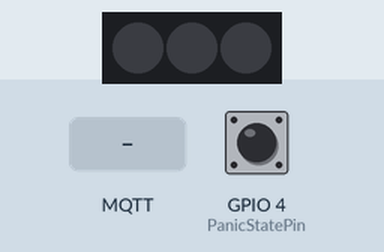
Bench run of a sketch on a simulated ESP8266 (NodeMCU). Parts: 3 RGB LEDs in strip order, left to right. The test bench sets the inputs (shaded band); at power-on: GPIO 4 (PanicStatePin) HIGH. WiFi joins after 1.5 s; servers stay silent unless stated; no MQTT or app messages arrive unless stated; what the sketch prints to the serial monitor is not drawn.

Above: at 2.7 s.
2.8 s: MQTT message "warnings" arrives on the first subscribed topic
At 2.86 s:
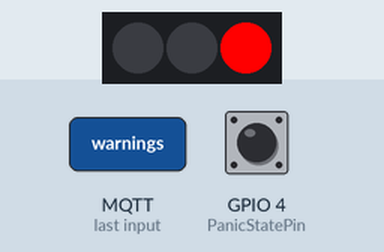
5.8 s: MQTT message "bookerror" arrives on the first subscribed topic
At 8.1 s:
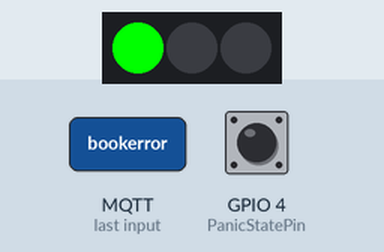
8.8 s: MQTT message "evolutionDW" arrives on the first subscribed topic
At 8.86 s:
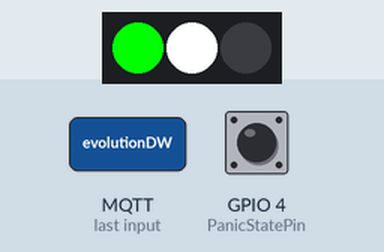
Timing chart, 0 to 17.8 s (numbered marks = the images above; inputs shaded):
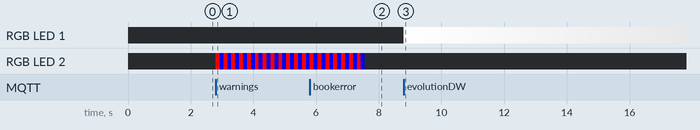

Measured:
- after the input at 2.8 s, RGB LED 2: alternates RGB(255, 0, 0) for 0.13 s and RGB(0, 0, 255) for 0.13 s, starting at once
- after the input at 8.8 s, RGB LED 1: off → RGB(254, 254, 254) at once, → RGB(253, 253, 253) 0.13 s later, → RGB(252, 252, 252) 0.13 s later, → RGB(251, 251, 251) 0.13 s later, … (72 changes in this stretch)

The sketch:

kpi-booking-gadget-device.ino
```cpp
#include <ESP8266WiFi.h>
#include <PubSubClient.h>
#include <Wire.h>
#include <Adafruit_NeoPixel.h>
#ifdef __AVR__
  #include <avr/power.h>
#endif

#include "settings.h"

/* Configuración cliente WiFi */
WiFiClient espClient;

/* Configuración MQTT */
PubSubClient clientMqtt(espClient);
long lastMsg = 0;
char msg[50];
String mqttcommand = String(14);

/* Configuración led NEOPIXEL */
int RatioColor = 0;
#define PIN_STRIP_1 2
#define NUMPIXELS_STRIP_1 3
Adafruit_NeoPixel pixels_STRIP_1  = Adafruit_NeoPixel(NUMPIXELS_STRIP_1, PIN_STRIP_1, NEO_GRB + NEO_KHZ800);

/* Configuración botón del pánico */
const int PanicStatePin = 4;
int PanicState = 0;

void setup() {
  Serial.begin(115200);

  /* Iniciar botón del pánico */
  pinMode(PanicStatePin, INPUT);  // input pin for switch
  digitalWrite(PanicStatePin, LOW);

  /* Iniciar NEOPIXEL */
  pixels_STRIP_1.begin(); // This initializes the NeoPixel library.
  for(int i=0;i<NUMPIXELS_STRIP_1;i++){
     pixels_STRIP_1.setPixelColor(i,0,0,0); // black color.
     pixels_STRIP_1.show(); // This sends the updated pixel color to the hardware.
  }

  /* Iiniciar wifi */
  setup_wifi();
  clientMqtt.setServer(mqtt_server, mqtt_port);
  clientMqtt.setCallback(callback);
}

void setup_wifi() {
  delay(10);

  // Comienza el proceso de conexión a la red WiFi
  Serial.println();
  Serial.print("[WIFI]Conectando a ");
  Serial.println(ssid);

  // Modo estación
  WiFi.mode(WIFI_STA);
  // Inicio WiFi
  WiFi.begin(ssid, password);

  while (WiFi.status() != WL_CONNECTED) {
    delay(500);
    Serial.print(".");
  }

  Serial.println("");
  Serial.println("[WIFI]WiFi conectada");
  Serial.print("[WIFI]IP: ");
  Serial.print(WiFi.localIP());
  Serial.println("");
}

void callback(char* topic, byte* payload, unsigned int length) {
  Serial.print("[MQTT]Mensaje recibido (");
  Serial.print(topic);
  Serial.print(") ");
  mqttcommand = "";
  for (int i = 0; i < length; i++) {
    mqttcommand += (char)payload[i];
  }
  Serial.print(mqttcommand);
  Serial.println();
  // Color de cada NeoPixel según el mensaje MQTT
  if (mqttcommand.substring(0,9) == "bookerror") {
    RatioColor = mqttcommand.substring(9,11).toInt();
    if (RatioColor > 50) {
      RatioColor = 50;
    }
    Serial.println (RatioColor);
    if (RatioColor <= 25 ) {
      RatioColor = RatioColor*10;
      pixels_STRIP_1.setPixelColor(0,RatioColor,255,0);
    } else {
      RatioColor = 255-((RatioColor-25)*10);
      pixels_STRIP_1.setPixelColor(0,255,RatioColor,0);
    }
    pixels_STRIP_1.setPixelColor(1,0,0,0);
    pixels_STRIP_1.setPixelColor(2,0,0,0);
    pixels_STRIP_1.show(); // This sends the updated pixel color to the hardware.
    Serial.println("Light Booking Error On");
  }
  else if (mqttcommand == "evolutionDW") {
    for(int i=1;i<255;i++){
      pixels_STRIP_1.setPixelColor(1,255-i,255-i,255-i);
      pixels_STRIP_1.setPixelColor(2,0,0,0);
      pixels_STRIP_1.show(); // This sends the updated pixel color to the hardware.
      delay(update_time/40);
    }
    pixels_STRIP_1.setPixelColor(1,0,0,0);
    pixels_STRIP_1.setPixelColor(2,0,0,0);
    pixels_STRIP_1.show(); // This sends the updated pixel color to the hardware.
    Serial.println("Evolution Down");
  }
  else if (mqttcommand == "evolutionUP") {
    for(int i=1;i<255;i++){
      pixels_STRIP_1.setPixelColor(1,i,i,i);
      pixels_STRIP_1.setPixelColor(2,0,0,0);
      pixels_STRIP_1.show(); // This sends the updated pixel color to the hardware.
      delay(update_time/40);
    }
    pixels_STRIP_1.setPixelColor(1,0,0,0);
    pixels_STRIP_1.setPixelColor(2,0,0,0);
    pixels_STRIP_1.show(); // This sends the updated pixel color to the hardware.
    Serial.println("Evolution Down");
  }
  else if (mqttcommand == "warnings") {
    for(int i=1;i<20;i++){
      pixels_STRIP_1.setPixelColor(1,0,0,0);
      pixels_STRIP_1.setPixelColor(2,255,0,0);
      pixels_STRIP_1.show(); // This sends the updated pixel color to the hardware.
      delay(update_time/40);
      pixels_STRIP_1.setPixelColor(1,0,0,0);
      pixels_STRIP_1.setPixelColor(2,0,0,255);
      pixels_STRIP_1.show(); // This sends the updated pixel color to the hardware.
      delay(update_time/40);
    }
    pixels_STRIP_1.setPixelColor(1,0,0,0);
    pixels_STRIP_1.setPixelColor(2,0,0,0);
    pixels_STRIP_1.show(); // This sends the updated pixel color to the hardware.
    Serial.println("Warnings");
  }
  else if (mqttcommand == "LightOff"){
    for(int i=0;i<NUMPIXELS_STRIP_1;i++){
      pixels_STRIP_1.setPixelColor(i, pixels_STRIP_1.Color(0,0,0)); // black color.
      pixels_STRIP_1.show(); // This sends the updated pixel color to the hardware.
    }
    Serial.println("LightOff");
  }
  else if (mqttcommand == "LightOn"){
    for(int i=0;i<NUMPIXELS_STRIP_1;i++){
      pixels_STRIP_1.setPixelColor(i, pixels_STRIP_1.Color(100,100,100)); // black color.
      pixels_STRIP_1.show(); // This sends the updated pixel color to the hardware.
    }
    Serial.println("LightOn");
  }
}

void reconnect() {
  Serial.print("[MQTT]Intentando conectar a servidor MQTT... ");
  // Bucle hasta conseguir conexión
  while (!clientMqtt.connected()) {
    Serial.print(".");
    // Intento de conexión
    if (clientMqtt.connect(mqtt_id)) { // Ojo, para más de un dispositivo cambiar el nombre para evitar conflicto
      Serial.println("");
      Serial.println("[MQTT]Conectado al servidor MQTT");
      // Once connected, publish an announcement...
      clientMqtt.publish(mqtt_sub_topic_healthcheck, "starting");
      // ... and subscribe
      clientMqtt.subscribe(mqtt_sub_topic_operation);
    } else {
      Serial.print("[MQTT]Error, rc=");
      Serial.print(clientMqtt.state());
      Serial.println("[MQTT]Intentando conexión en 5 segundos");
      delay(5000);
    }
  }
}

void loop() {
  if (!clientMqtt.connected()) {
    reconnect();
  }
  clientMqtt.loop();

  //Botón del pánico
  PanicState = digitalRead(PanicStatePin);
  if (PanicState == LOW) {
    Serial.println("Panic pulsado");
    clientMqtt.publish(mqtt_sub_topic_panic, "On");
    delay(update_time);
    clientMqtt.publish(mqtt_sub_topic_panic, "Off");
  }
}
```

settings.h
```cpp
// WiFi Configuration
const char* ssid = "******";
const char* password = "*****";

// MQTT Cibfiguration
const char* mqtt_server = "domohome.ddns.jazztel.es";
const int mqtt_port = 1883;
const char* mqtt_id = "kpi-booking-gadget-device";
const char* mqtt_sub_topic_healthcheck = "/hbg/kpi";
const char* mqtt_sub_topic_panic = "/hbg/kpi/panic";
const char* mqtt_sub_topic_operation= "/hbg/kpi/operation";

// Other params
const int update_time = 5000;
```
